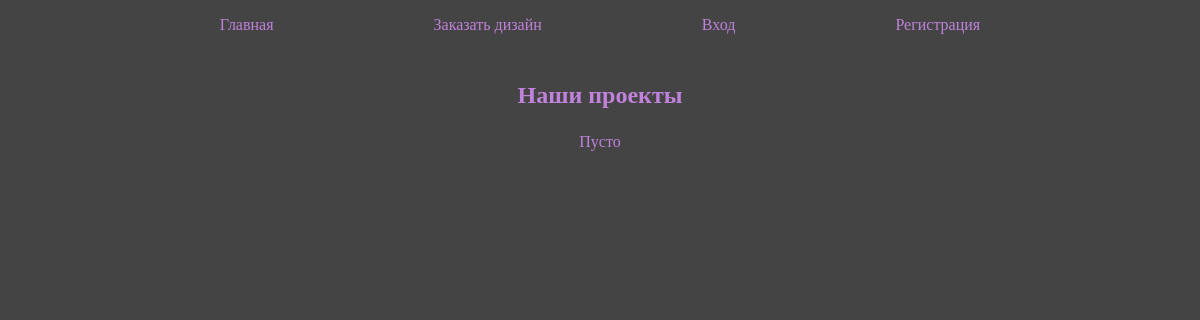
The app's page /posts/, older data.
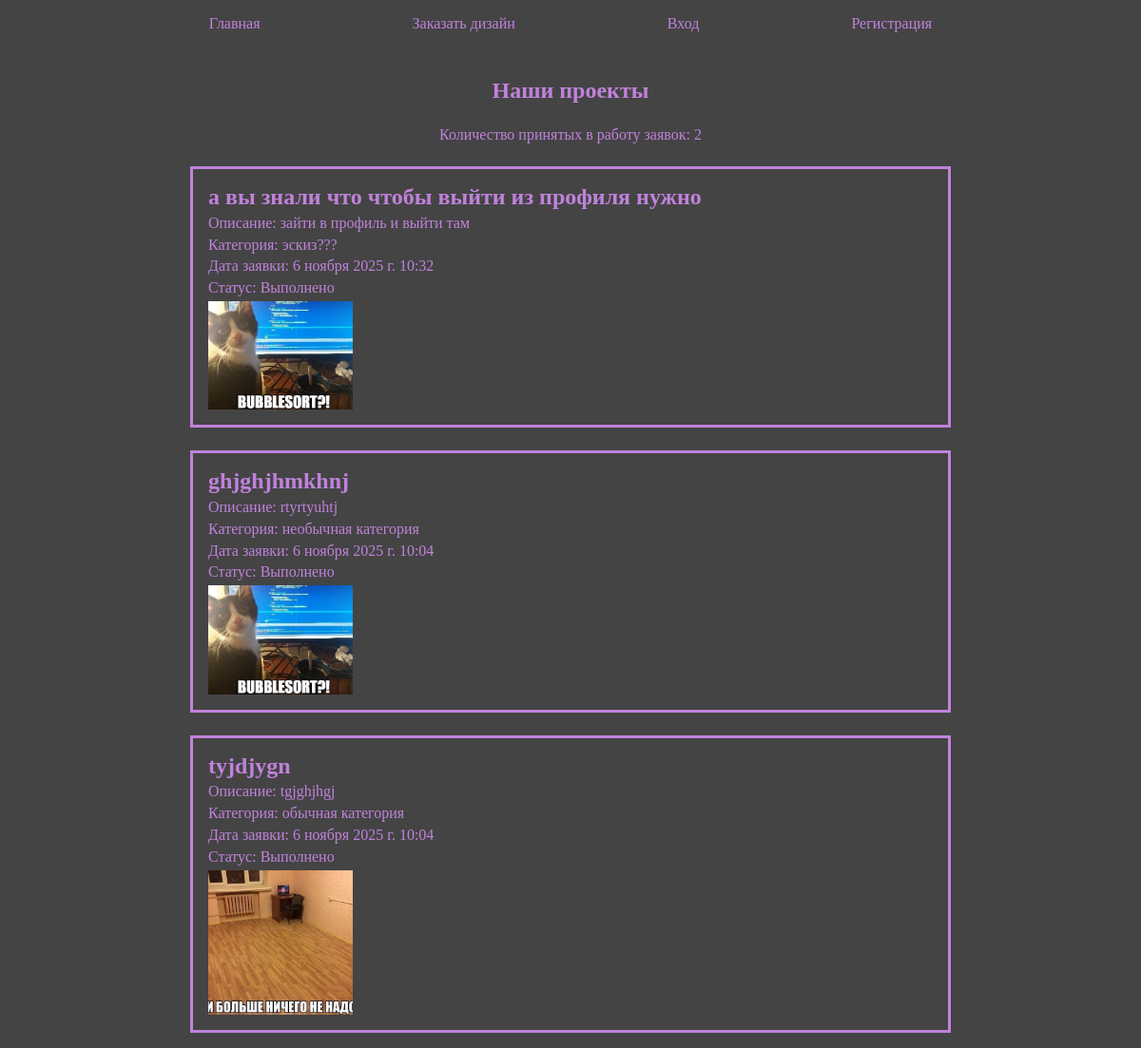
The same page, newer data.
### posts/models.py (models this page shows)
class UserRequest(models.Model):
    title = models.CharField(max_length=50)
    description = models.CharField(max_length=200)
    pub_date = models.DateTimeField(default=datetime.now)
    user = models.ForeignKey(settings.AUTH_USER_MODEL, on_delete=models.CASCADE)
    image = models.ImageField(upload_to='media/', blank=False, null=True, validators=[validate_userrequest_image_extension])
    status = models.CharField(max_length=1, choices=STATUS, default='n')
    category = models.ForeignKey('Category', on_delete=models.CASCADE, null=True)

class Category(models.Model):
    title = models.CharField(max_length=50)
    def __str__(self):
        return self.title

### posts/views.py (the view)
# urls.py: path('', views.UsersRequestListView.as_view(), name='index'),
class UsersRequestListView(generic.ListView):
    model = UserRequest
    paginate_by = 4
    template_name = 'index.html'
    def get_queryset(self):
        return UserRequest.objects.filter(status='d').order_by('-pub_date')
    def get_context_data(self, **kwargs):
        context = super().get_context_data(**kwargs)
        context['accepted_count'] = UserRequest.objects.filter(status='a').count()
        return context

### posts/templates/index.html
{% extends "basic.html" %}
{% block content %}
<h2>Наши проекты</h2>
{% if userrequest_list %}
{% if accepted_count %}
<p>Количество принятых в работу заявок: {{ accepted_count }}</p>
{% endif %}
{% for req in userrequest_list %}
<div class="request">
    <a href="{% url 'posts:request_detail' pk=req.id %}">{{ req.title }}</a>
    <p>Описание: {{ req.description }}</p>
    <p>Категория: {{ req.category }}</p>
    <p>Дата заявки: {{ req.pub_date }}</p>
    <p>Статус: {{ req.get_status_display }}</p>
    <img src="{{ req.image.url }}" class="img" alt="Фото">
</div>
{% endfor %}
{% else %}
<p>Пусто</p>
{% endif %}
{% endblock %}

### posts/templates/basic.html (shortened to what this page needs)
<!doctype html>
<html lang="en">
<head>
    {% load static %}
    <link rel="stylesheet" href="{% static 'posts/styles.css' %}"/>
</head>
<body>
<div class="container">
    {% block sidebar %}
    <ul class="nav">
        <a href="{% url 'posts:index' %}">Главная</a>
        {% if user.is_authenticated %}
        <a href="{% url 'posts:profile' %}">Профиль</a>
        {% if not user.is_staff %}
        <a href="{% url 'posts:create_request' %}">Заказать дизайн</a>
        {% endif %}
        {% else %}
        <a href="{% url 'posts:login' %}">Заказать дизайн</a>
        <a href="{% url 'posts:login' %}">Вход</a>
        <a href="{% url 'posts:registration' %}">Регистрация</a>
        {% endif %}
    </ul>
    {% endblock %}
    <div class="content">
        {% block content %}{% endblock %}
    </div>
</div>
</body>
</html>

### posts/static/posts/styles.css (style rules this page uses)
* { margin: 0; padding: 0; box-sizing: border-box; }
body { background-color: #444444; display: flex; align-items: center; flex-direction: column; margin: 0 auto; gap: 3em; width: 80%; }
.container { padding: 1em; width: 100%; display: flex; align-items: center; flex-direction: column; gap: 3em; }
.nav { display: flex; align-items: center; gap: 10em; }
.nav a { text-decoration: none; color: #c082db; }
.content { display: flex; align-items: center; flex-direction: column; justify-content: center; width: 100%; gap: 1.5em; }
.content h2 { color: #c082db; }
.content a:not(.logout):not(.delete):not(.btn-cancel):not(.btn-delete) { text-decoration: none; color: #c082db; }
.request { width: 50em; padding: 1em; border: 3px solid #c082db; overflow-wrap: break-word; display: flex; flex-direction: column; gap: 0.3em; }
.request a:not(.delete) { color: #c082db; text-decoration: none; font-size: 1.5em; font-weight: bold; display: block; }
.request .img { max-width: 20%; height: auto; display: block; }
p { color: #c082db; }

Row changes from the older to the newer data that the page shows:
added UserRequest: title "а вы знали что чтобы выйти из профиля нужно", description "зайти в профиль и выйти там", category "эскиз???", pub_date "6 ноября 2025 г. 10:32", status "Выполнено", image (picture)
added UserRequest: title "ghjghjhmkhnj", description "rtyrtyuhtj", category "необычная категория", pub_date "6 ноября 2025 г. 10:04", status "Выполнено", image (picture)
added UserRequest: title "tyjdjygn", description "tgjghjhgj", category "обычная категория", pub_date "6 ноября 2025 г. 10:04", status "Выполнено", image (picture)
Text that changed along with them:
{{ accepted_count }}: (not shown) → "2"
text no longer shown: "Пусто"
text now shown: "Количество принятых в работу заявок:"
